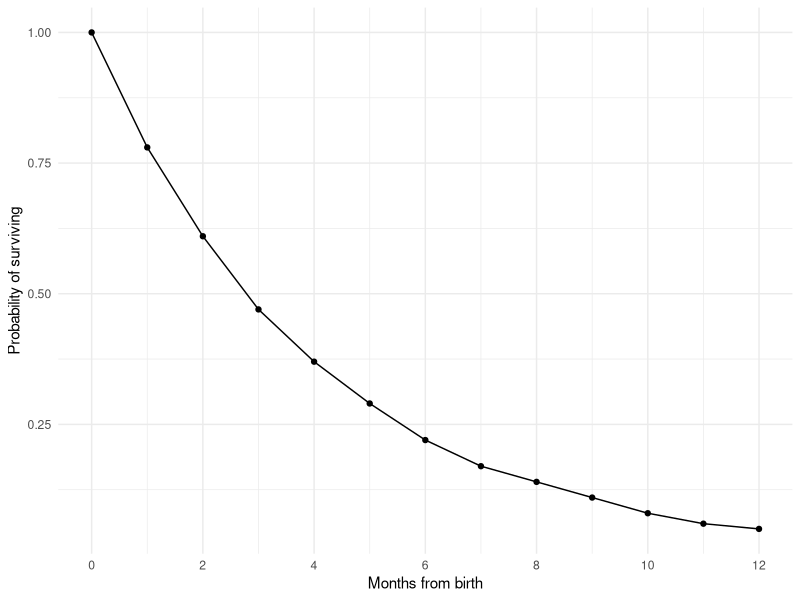
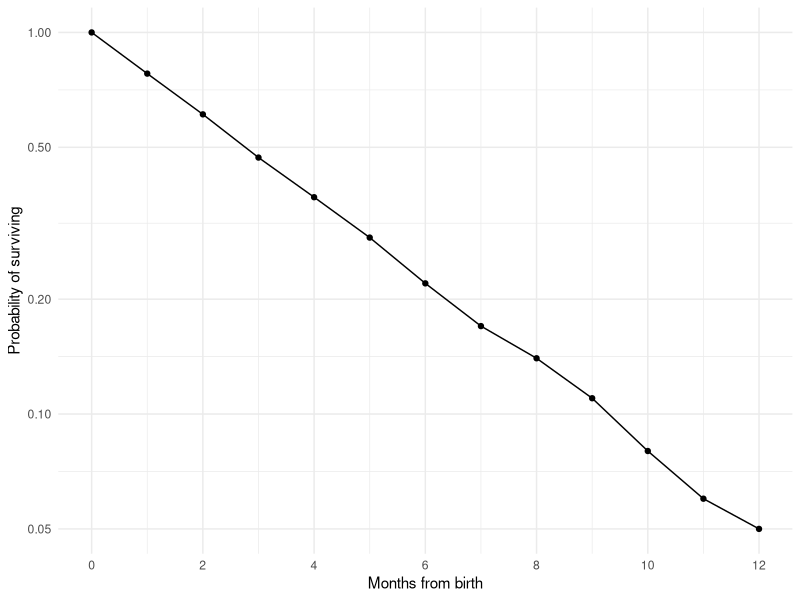
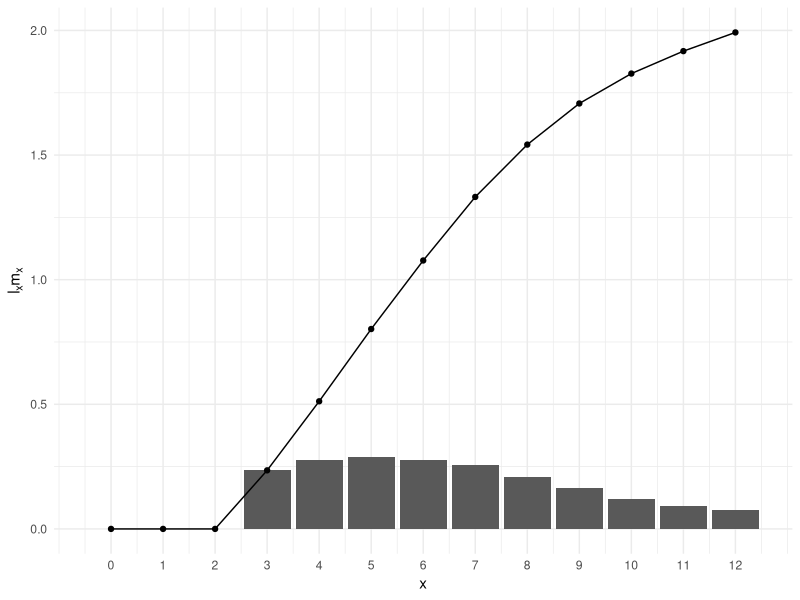

These figures' R source, in order:
## ---- chunk 1
library(tidyverse)
library(scales) # for prettier axis labels
# library(simecol) # for running model 
theme_set(theme_minimal())
## ---- chunk 2
#| label: tbl-xlx
#| tbl-cap: "Table of time steps, $x$, and survivorship, $l_x$, of a cohort of mice"
df <- tibble(x = 0:12, 
             lx = round(exp(-0.25*0:12), 2))

knitr::kable(df, col.names = c("$x$", "$l_x$"))
## ---- chunk 3
#| label: fig-surv-lin
#| fig-cap: "Average survivorship of imaginary mice over 12 months on a linear scale. Data in @tbl-xlx." 
#| fig-alt: "A line showing how survivorship on the y-axis declines exponentially with age on the x-axis"
#| column: margin
#| message: false
ggplot(df, aes(x, lx)) + 
  geom_point() + 
  geom_line() + 
  labs(x = "Months from birth", y = "Probability of surviving") + 
  scale_x_continuous(breaks = 0:6*2)
## ---- chunk 4
#| label: fig-surv-log
#| fig-cap: "Average survivorship of imaginary mice over 12 months on a logarithmic scale. Data in @tbl-xlx."
#| fig-alt: "A line showing how survivorship on this logarithmic y-axis declines linearly with age on the x-axis"
#| column: margin
#| message: false
ggplot(df, aes(x, lx)) + 
  geom_point() + 
  geom_line() + 
  labs(x = "Months from birth", y = "Probability of surviving") + 
  scale_x_continuous(breaks = 0:6*2) + 
  scale_y_log10(breaks = c(0.05, 0.1, 0.2, 0.5,1))
## ---- chunk 5
#| label: tbl-xlxmx
#| tbl-cap: "Table of time steps, $x$, survivorship, $l_x$, and now average fecundity, $m_x$, of a cohort of mice"
df <- df %>% 
  mutate(mx = c(0,0,0,0.5,0.75,1,1.25,1.5,1.5,1.5,1.5,1.5,1.5))
knitr::kable(df, col.names = c("$x$", "$l_x$", "$m_x$"))
## ---- chunk 6
#| label: tbl-xlxmx-lxmx
#| tbl-cap: "Table of time steps, $x$, survivorship, $l_x$, average fecundity, $m_x$, , and now the product of survivorship and fecundity, $l_x m_x$, for a cohort of mice"
df <- df %>% 
  mutate(lxmx = round(lx*mx, 3))
knitr::kable(df, col.names = c("$x$", "$l_x$", "$m_x$", "$l_x m_x$"))
## ---- chunk 7
#| label: fig-repr
#| fig-cap: "Monthly and cumulative expected reproductive output from our example. See @tbl-xlxmx-lxmx for data."
#| fig-alt: "vertical bars showing the year amount of lx times mx with age along the x-axis and a line that shows the constantly cumulative sum of lx times mx with age"
#| column: margin

ggplot(df, aes(x=x, y = lxmx)) + 
  geom_bar(stat = "identity") + 
  geom_point(aes(y = cumsum(lxmx))) +
  geom_line(aes(y = cumsum(lxmx))) +
  scale_x_continuous(breaks = 0:12) +
  ylab(expression(paste(l[x], m[x])))
## ---- chunk 8
R0 = with(df, sum(lxmx))
Tc = round(with(df, sum(x*lx*mx)/sum(lx*mx) ), 2)
